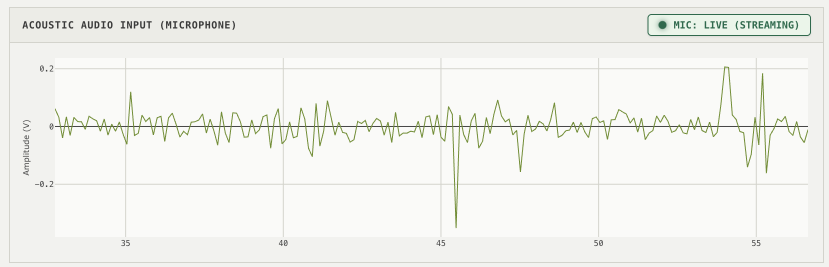
#> input picture Report/images/Acoustic input.png, 1658 x 534 px, given in place of dashboard_main.png, which was not available (shown at 1/2 size)
$ python annotate.py
#> lines starting #> are read from the running program, lines starting #| are printed output that depends on the picture; pictures that were not available may be replaced by others from this repository, and a replacement may not be noted
"""Draw numbered markers on the dashboard screenshots for the viva guide."""
from PIL import Image, ImageDraw, ImageFont

FONT = '/System/Library/Fonts/Helvetica.ttc'

def mark(src, dst, points, r):
#> called with src = 'images/dashboard_main.png', dst = 'viva/fig/dash.png', r = 13
    im = Image.open(src).convert('RGB')
    d = ImageDraw.Draw(im)
    f = ImageFont.truetype(FONT, int(r * 1.15))
    for n, (x, y) in enumerate(points, 1):
        d.ellipse([x - r - 3, y - r - 3, x + r + 3, y + r + 3], fill='white')
        d.ellipse([x - r, y - r, x + r, y + r], fill=(200, 30, 40))
        d.text((x, y), str(n), fill='white', font=f, anchor='mm')
    im.save(dst)
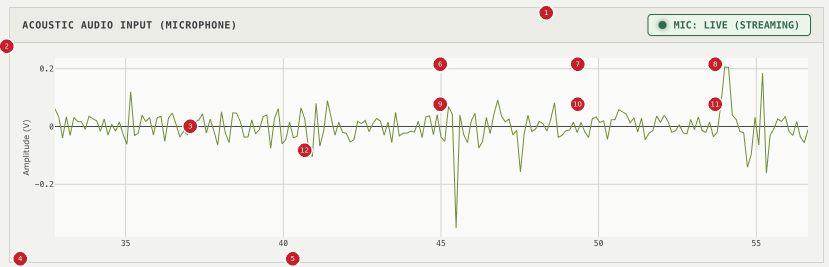
#> saved as dash.png: PIL image 1658x534 RGB (shown at 1/2 size); mean R, G, B 241.3, 240.7, 236.8

mark('images/dashboard_main.png', 'viva/fig/dash.png', [
    (1092, 25),    # 1 header / connection
    (13, 92),      # 2 vision stream panel
    (380, 252),    # 3 face box + ROI
    (40, 517),     # 4 systolic peak / sigma^2
    (585, 517),    # 5 capture button
    (880, 128),    # 6 HR
    (1155, 128),   # 7 RR
    (1430, 128),   # 8 HRV
    (880, 208),    # 9 signal quality
    (1155, 208),   # 10 stress
    (1430, 208),   # 11 fusion confidence
    (609, 300),    # 12 acoustic input
    (22, 597),     # 13 BVP
    (747, 597),    # 14 respiration
], 13)

mark('images/anatomical_dashboard.png', 'viva/fig/diag.png', [
    (552, 93),     # 1 controls
    (11, 142),     # 2 pipeline steps
    (11, 192),     # 3 view tabs
    (11, 238),     # 4 frame info strip
    (398, 404),    # 5 annotated ROIs
    (596, 190),    # 6 triage cards
    (596, 357),    # 7 interpretation text
    (596, 503),    # 8 EI
    (596, 546),    # 9 pallor
    (596, 596),    # 10 jaundice
    (596, 640),    # 11 cyanosis
    (596, 684),    # 12 hemifacial
    (596, 727),    # 13 frame clarity
    (11, 734),     # 14 ROI list
], 13)
#> call 2 of mark, with src = 'images/anatomical_dashboard.png', dst = 'viva/fig/diag.png', r = 13
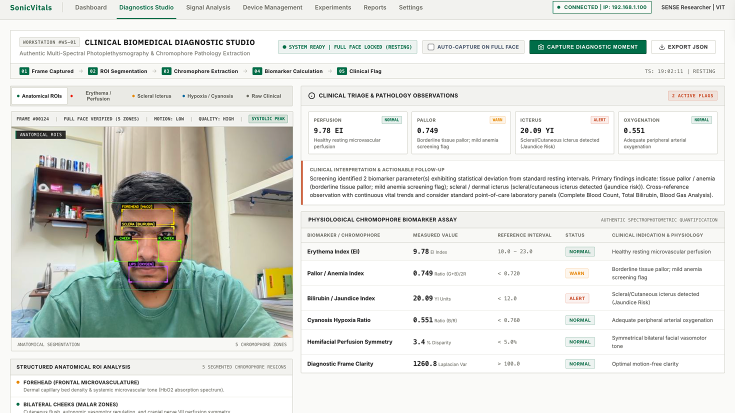
#> input picture Report/images/anatomical_dashboard.png, 1470 x 825 px, found by its file name (shown at 1/2 size)
#> in mark, im is the input picture: PIL image 1470x825 RGB; mean R, G, B 222, 223.8, 219.1
#> in mark (call 2), `im.save(dst)`:
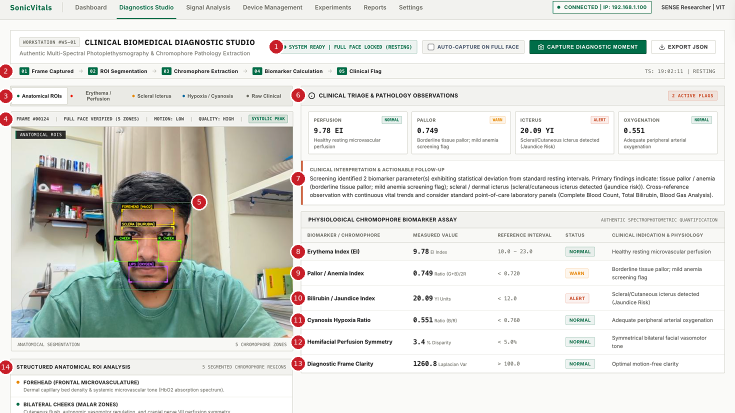
#> saved as diag.png: PIL image 1470x825 RGB (shown at 1/2 size); mean R, G, B 221.8, 222.6, 218

s = 1.47
mark('images/Signal analysis dashboard.png', 'viva/fig/sig.png', [
    (int(40 * s), int(90 * s)),     # 1 F0
    (int(360 * s), int(90 * s)),    # 2 SNR
    (int(680 * s), int(90 * s)),    # 3 SQI
    (int(1000 * s), int(90 * s)),   # 4 Fr
    (int(1320 * s), int(90 * s)),   # 5 wavelet ratio
    (int(1640 * s), int(90 * s)),   # 6 video source
    (int(28 * s), int(218 * s)),    # 7 PSD
    (int(1043 * s), int(218 * s)),  # 8 spectrogram
    (int(28 * s), int(681 * s)),    # 9 normalized trace
    (int(1043 * s), int(681 * s)),  # 10 decomposition
], 30)
#> call 3 of mark, with src = 'images/Signal analysis dashboard.png', dst = 'viva/fig/sig.png', r = 30
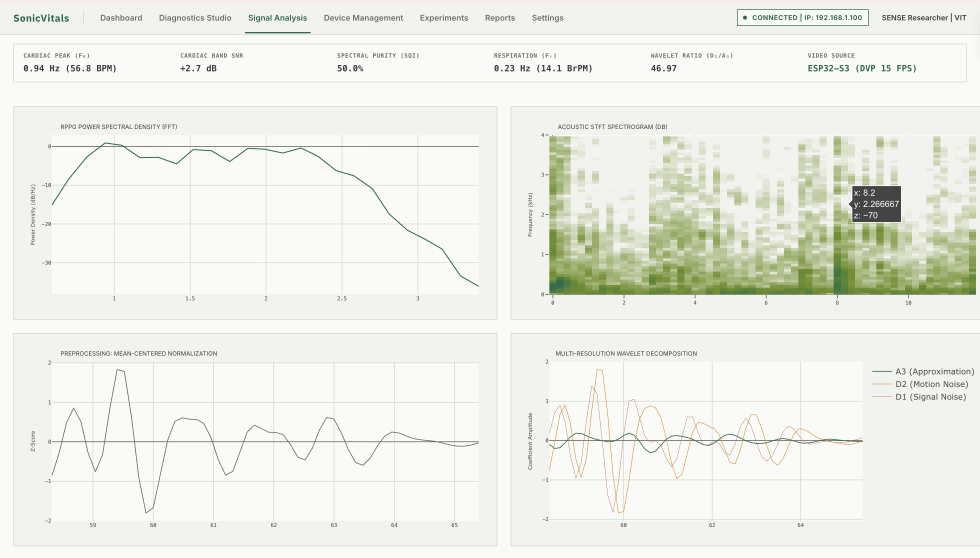
#> input picture Report/images/Signal analysis dashboard.png, 2940 x 1672 px, found by its file name (shown at 1/3 size)
#> in mark (call 3), `im.save(dst)`:
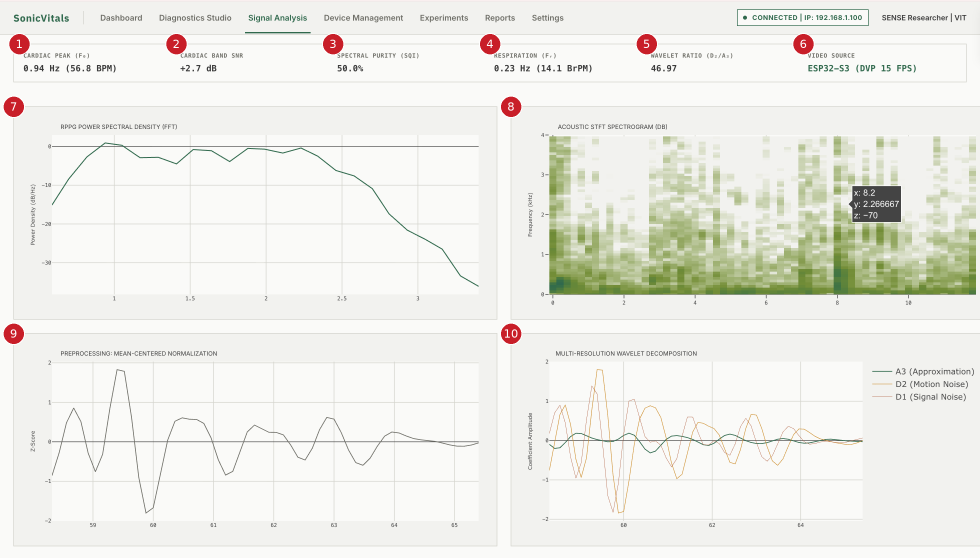
#> saved as sig.png: PIL image 2940x1672 RGB (shown at 1/3 size); mean R, G, B 237.7, 237.9, 231.9
